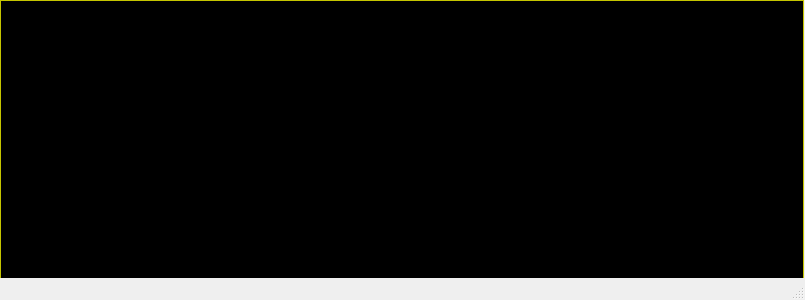
<?xml version="1.0" encoding="UTF-8"?>
<ui version="4.0">
 <class>YerothSortirListStocksWindow</class>
 <widget class="QMainWindow" name="YerothSortirListStocksWindow">
  <property name="geometry">
   <rect>
    <x>0</x>
    <y>0</y>
    <width>805</width>
    <height>300</height>
   </rect>
  </property>
  <property name="windowTitle">
   <string>Yeroth-erp-3.0 - fiche des stocks - sortir</string>
  </property>
  <widget class="QWidget" name="centralwidget">
   <widget class="YerothERPStocksTableView" name="tableView_list_stocks">
    <property name="geometry">
     <rect>
      <x>0</x>
      <y>0</y>
      <width>804</width>
      <height>299</height>
     </rect>
    </property>
    <property name="palette">
     <palette>
      <active>
       <colorrole role="WindowText">
        <brush brushstyle="SolidPattern">
         <color alpha="255">
          <red>0</red>
          <green>0</green>
          <blue>0</blue>
         </color>
        </brush>
       </colorrole>
       <colorrole role="Button">
        <brush brushstyle="SolidPattern">
         <color alpha="255">
          <red>255</red>
          <green>255</green>
          <blue>0</blue>
         </color>
        </brush>
       </colorrole>
       <colorrole role="Light">
        <brush brushstyle="SolidPattern">
         <color alpha="255">
          <red>255</red>
          <green>255</green>
          <blue>127</blue>
         </color>
        </brush>
       </colorrole>
       <colorrole role="Midlight">
        <brush brushstyle="SolidPattern">
         <color alpha="255">
          <red>255</red>
          <green>255</green>
          <blue>63</blue>
         </color>
        </brush>
       </colorrole>
       <colorrole role="Dark">
        <brush brushstyle="SolidPattern">
         <color alpha="255">
          <red>127</red>
          <green>127</green>
          <blue>0</blue>
         </color>
        </brush>
       </colorrole>
       <colorrole role="Mid">
        <brush brushstyle="SolidPattern">
         <color alpha="255">
          <red>170</red>
          <green>170</green>
          <blue>0</blue>
         </color>
        </brush>
       </colorrole>
       <colorrole role="Text">
        <brush brushstyle="SolidPattern">
         <color alpha="255">
          <red>0</red>
          <green>0</green>
          <blue>0</blue>
         </color>
        </brush>
       </colorrole>
       <colorrole role="BrightText">
        <brush brushstyle="SolidPattern">
         <color alpha="255">
          <red>255</red>
          <green>255</green>
          <blue>255</blue>
         </color>
        </brush>
       </colorrole>
       <colorrole role="ButtonText">
        <brush brushstyle="SolidPattern">
         <color alpha="255">
          <red>0</red>
          <green>0</green>
          <blue>0</blue>
         </color>
        </brush>
       </colorrole>
       <colorrole role="Base">
        <brush brushstyle="SolidPattern">
         <color alpha="255">
          <red>0</red>
          <green>0</green>
          <blue>0</blue>
         </color>
        </brush>
       </colorrole>
       <colorrole role="Window">
        <brush brushstyle="SolidPattern">
         <color alpha="255">
          <red>255</red>
          <green>255</green>
          <blue>0</blue>
         </color>
        </brush>
       </colorrole>
       <colorrole role="Shadow">
        <brush brushstyle="SolidPattern">
         <color alpha="255">
          <red>0</red>
          <green>0</green>
          <blue>0</blue>
         </color>
        </brush>
       </colorrole>
       <colorrole role="HighlightedText">
        <brush brushstyle="SolidPattern">
         <color alpha="255">
          <red>2</red>
          <green>160</green>
          <blue>70</blue>
         </color>
        </brush>
       </colorrole>
       <colorrole role="AlternateBase">
        <brush brushstyle="SolidPattern">
         <color alpha="255">
          <red>255</red>
          <green>255</green>
          <blue>127</blue>
         </color>
        </brush>
       </colorrole>
       <colorrole role="ToolTipBase">
        <brush brushstyle="SolidPattern">
         <color alpha="255">
          <red>255</red>
          <green>255</green>
          <blue>220</blue>
         </color>
        </brush>
       </colorrole>
       <colorrole role="ToolTipText">
        <brush brushstyle="SolidPattern">
         <color alpha="255">
          <red>0</red>
          <green>0</green>
          <blue>0</blue>
         </color>
        </brush>
       </colorrole>
      </active>
      <inactive>
       <colorrole role="WindowText">
        <brush brushstyle="SolidPattern">
         <color alpha="255">
          <red>0</red>
          <green>0</green>
          <blue>0</blue>
         </color>
        </brush>
       </colorrole>
       <colorrole role="Button">
        <brush brushstyle="SolidPattern">
         <color alpha="255">
          <red>255</red>
          <green>255</green>
          <blue>0</blue>
         </color>
        </brush>
       </colorrole>
       <colorrole role="Light">
        <brush brushstyle="SolidPattern">
         <color alpha="255">
          <red>255</red>
          <green>255</green>
          <blue>127</blue>
         </color>
        </brush>
       </colorrole>
       <colorrole role="Midlight">
        <brush brushstyle="SolidPattern">
         <color alpha="255">
          <red>255</red>
          <green>255</green>
          <blue>63</blue>
         </color>
        </brush>
       </colorrole>
       <colorrole role="Dark">
        <brush brushstyle="SolidPattern">
         <color alpha="255">
          <red>127</red>
          <green>127</green>
          <blue>0</blue>
         </color>
        </brush>
       </colorrole>
       <colorrole role="Mid">
        <brush brushstyle="SolidPattern">
         <color alpha="255">
          <red>170</red>
          <green>170</green>
          <blue>0</blue>
         </color>
        </brush>
       </colorrole>
       <colorrole role="Text">
        <brush brushstyle="SolidPattern">
         <color alpha="255">
          <red>0</red>
          <green>0</green>
          <blue>0</blue>
         </color>
        </brush>
       </colorrole>
       <colorrole role="BrightText">
        <brush brushstyle="SolidPattern">
         <color alpha="255">
          <red>255</red>
          <green>255</green>
          <blue>255</blue>
         </color>
        </brush>
       </colorrole>
       <colorrole role="ButtonText">
        <brush brushstyle="SolidPattern">
         <color alpha="255">
          <red>0</red>
          <green>0</green>
          <blue>0</blue>
         </color>
        </brush>
       </colorrole>
       <colorrole role="Base">
        <brush brushstyle="SolidPattern">
         <color alpha="255">
          <red>0</red>
          <green>0</green>
          <blue>0</blue>
         </color>
        </brush>
       </colorrole>
       <colorrole role="Window">
        <brush brushstyle="SolidPattern">
         <color alpha="255">
          <red>255</red>
          <green>255</green>
          <blue>0</blue>
         </color>
        </brush>
       </colorrole>
       <colorrole role="Shadow">
        <brush brushstyle="SolidPattern">
         <color alpha="255">
          <red>0</red>
          <green>0</green>
          <blue>0</blue>
         </color>
        </brush>
       </colorrole>
       <colorrole role="HighlightedText">
        <brush brushstyle="SolidPattern">
         <color alpha="255">
          <red>2</red>
          <green>160</green>
          <blue>70</blue>
         </color>
        </brush>
       </colorrole>
       <colorrole role="AlternateBase">
        <brush brushstyle="SolidPattern">
         <color alpha="255">
          <red>255</red>
          <green>255</green>
          <blue>127</blue>
         </color>
        </brush>
       </colorrole>
       <colorrole role="ToolTipBase">
        <brush brushstyle="SolidPattern">
         <color alpha="255">
          <red>255</red>
          <green>255</green>
          <blue>220</blue>
         </color>
        </brush>
       </colorrole>
       <colorrole role="ToolTipText">
        <brush brushstyle="SolidPattern">
         <color alpha="255">
          <red>0</red>
          <green>0</green>
          <blue>0</blue>
         </color>
        </brush>
       </colorrole>
      </inactive>
      <disabled>
       <colorrole role="WindowText">
        <brush brushstyle="SolidPattern">
         <color alpha="255">
          <red>127</red>
          <green>127</green>
          <blue>0</blue>
         </color>
        </brush>
       </colorrole>
       <colorrole role="Button">
        <brush brushstyle="SolidPattern">
         <color alpha="255">
          <red>255</red>
          <green>255</green>
          <blue>0</blue>
         </color>
        </brush>
       </colorrole>
       <colorrole role="Light">
        <brush brushstyle="SolidPattern">
         <color alpha="255">
          <red>255</red>
          <green>255</green>
          <blue>127</blue>
         </color>
        </brush>
       </colorrole>
       <colorrole role="Midlight">
        <brush brushstyle="SolidPattern">
         <color alpha="255">
          <red>255</red>
          <green>255</green>
          <blue>63</blue>
         </color>
        </brush>
       </colorrole>
       <colorrole role="Dark">
        <brush brushstyle="SolidPattern">
         <color alpha="255">
          <red>127</red>
          <green>127</green>
          <blue>0</blue>
         </color>
        </brush>
       </colorrole>
       <colorrole role="Mid">
        <brush brushstyle="SolidPattern">
         <color alpha="255">
          <red>170</red>
          <green>170</green>
          <blue>0</blue>
         </color>
        </brush>
       </colorrole>
       <colorrole role="Text">
        <brush brushstyle="SolidPattern">
         <color alpha="255">
          <red>127</red>
          <green>127</green>
          <blue>0</blue>
         </color>
        </brush>
       </colorrole>
       <colorrole role="BrightText">
        <brush brushstyle="SolidPattern">
         <color alpha="255">
          <red>255</red>
          <green>255</green>
          <blue>255</blue>
         </color>
        </brush>
       </colorrole>
       <colorrole role="ButtonText">
        <brush brushstyle="SolidPattern">
         <color alpha="255">
          <red>127</red>
          <green>127</green>
          <blue>0</blue>
         </color>
        </brush>
       </colorrole>
       <colorrole role="Base">
        <brush brushstyle="SolidPattern">
         <color alpha="255">
          <red>255</red>
          <green>255</green>
          <blue>0</blue>
         </color>
        </brush>
       </colorrole>
       <colorrole role="Window">
        <brush brushstyle="SolidPattern">
         <color alpha="255">
          <red>255</red>
          <green>255</green>
          <blue>0</blue>
         </color>
        </brush>
       </colorrole>
       <colorrole role="Shadow">
        <brush brushstyle="SolidPattern">
         <color alpha="255">
          <red>0</red>
          <green>0</green>
          <blue>0</blue>
         </color>
        </brush>
       </colorrole>
       <colorrole role="HighlightedText">
        <brush brushstyle="SolidPattern">
         <color alpha="255">
          <red>2</red>
          <green>160</green>
          <blue>70</blue>
         </color>
        </brush>
       </colorrole>
       <colorrole role="AlternateBase">
        <brush brushstyle="SolidPattern">
         <color alpha="255">
          <red>255</red>
          <green>255</green>
          <blue>0</blue>
         </color>
        </brush>
       </colorrole>
       <colorrole role="ToolTipBase">
        <brush brushstyle="SolidPattern">
         <color alpha="255">
          <red>255</red>
          <green>255</green>
          <blue>220</blue>
         </color>
        </brush>
       </colorrole>
       <colorrole role="ToolTipText">
        <brush brushstyle="SolidPattern">
         <color alpha="255">
          <red>0</red>
          <green>0</green>
          <blue>0</blue>
         </color>
        </brush>
       </colorrole>
      </disabled>
     </palette>
    </property>
    <property name="font">
     <font>
      <pointsize>10</pointsize>
     </font>
    </property>
    <property name="sortingEnabled">
     <bool>true</bool>
    </property>
   </widget>
  </widget>
  <widget class="QMenuBar" name="menubar">
   <property name="geometry">
    <rect>
     <x>0</x>
     <y>0</y>
     <width>805</width>
     <height>24</height>
    </rect>
   </property>
  </widget>
  <widget class="QStatusBar" name="statusbar"/>
  <action name="actionAjouter_article_liste">
   <property name="text">
    <string>Ajouter un article a la liste </string>
   </property>
   <property name="toolTip">
    <string>Ajouter un article a la liste </string>
   </property>
  </action>
 </widget>
 <customwidgets>
  <customwidget>
   <class>YerothERPStocksTableView</class>
   <extends>QTableView</extends>
   <header>src/widgets/table-view/yeroth-erp-stocks-table-view.hpp</header>
  </customwidget>
 </customwidgets>
 <resources/>
 <connections/>
</ui>
